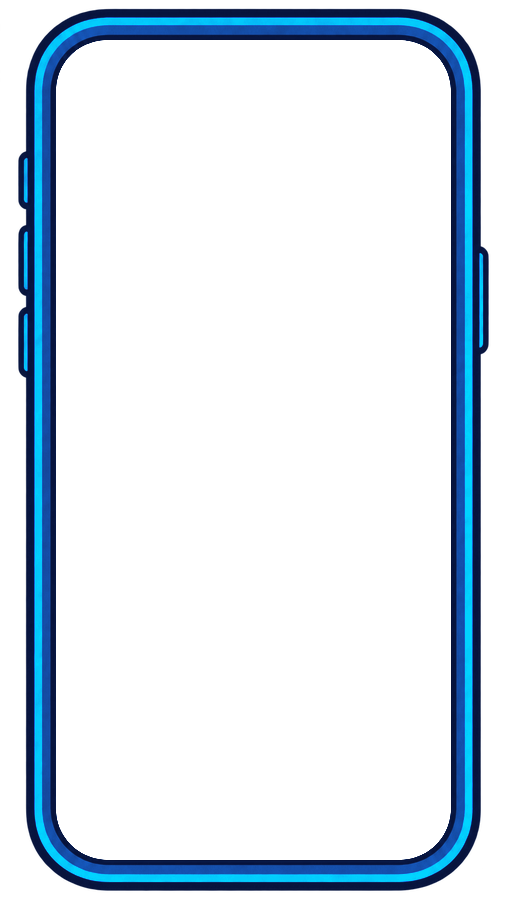
#> input picture kit-video/assets/desenhos/celular.png, 507 x 900 px
$ python limpar-enfeites.py ../assets/desenhos/celular.png
#> lines starting #> are read from the running program, lines starting #| are printed output that depends on the picture; after the words box and inside, x2 and y2 are one past the last pixel; in counts of white or black regions, pixels touching at a corner belong together
"""Remove enfeites soltos do PNG (faíscas, interrogações, halos) mantendo só o
personagem: pega o núcleo opaco do recorte, escolhe o maior componente conexo e
dilata essa área para preservar o antialiasing da borda.

Uso: py -3 ferramentas/limpar-enfeites.py assets/personagem/apontando.png [...]
"""

import sys
from collections import deque

from PIL import Image, ImageFilter

OPACO = 200  # alpha que já é tinta cheia
FOLGA = 24  # px de dilatação em volta do núcleo


def maior_componente(mascara, w, h):
    dados = list(mascara.getdata())
    visto = bytearray(w * h)
    melhor = []
    for inicio in range(w * h):
        if visto[inicio] or dados[inicio] == 0:
            continue
        fila = deque([inicio])
        visto[inicio] = 1
        ilha = []
        while fila:
            i = fila.popleft()
            ilha.append(i)
            x, y = i % w, i // w
            for dx, dy in ((1, 0), (-1, 0), (0, 1), (0, -1)):
                nx, ny = x + dx, y + dy
                if 0 <= nx < w and 0 <= ny < h:
                    j = ny * w + nx
                    if not visto[j] and dados[j]:
                        visto[j] = 1
                        fila.append(j)
        if len(ilha) > len(melhor):
            melhor = ilha
    saida = Image.new("L", (w, h), 0)
    px = saida.load()
    for i in melhor:
        px[i % w, i // w] = 255
    return saida


for caminho in sys.argv[1:]:
    im = Image.open(caminho).convert("RGBA")
#> im is the input picture: PIL image 507x900 RGBA; mean R, G, B, A 1.7, 13.8, 23.9, 42.2
    w, h = im.size
#> w = 507; h = 900
    nucleo = im.getchannel("A").point(lambda v: 255 if v >= OPACO else 0)
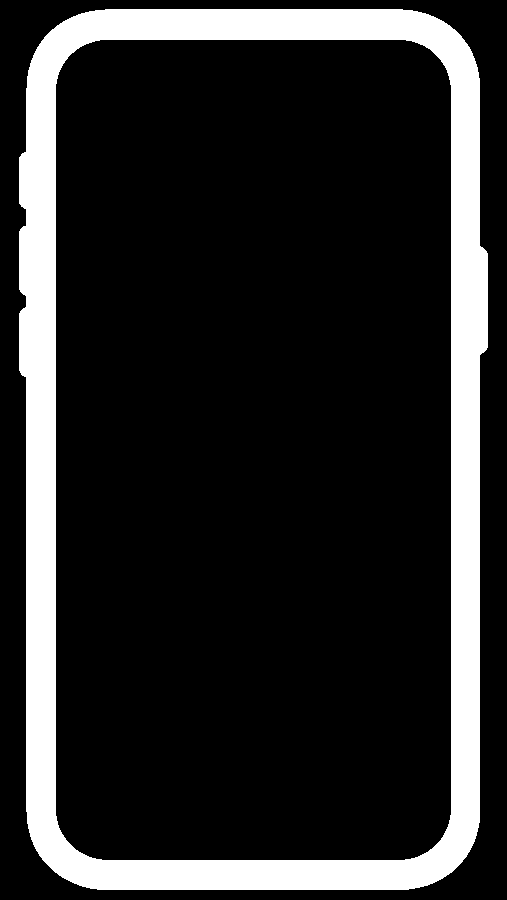
#> nucleo: PIL image 507x900 L; 16.5% white; 1 white region, box (x1, y1, x2, y2) and area: (19, 9, 488, 890) 75084
    area = maior_componente(nucleo, w, h)
#> in maior_componente, `dados = list(mascara.getdata())`: dados = 456300 items
#> after the loop in maior_componente, `for inicio in range(w * h):`: melhor = 75084 items
#> in maior_componente, `saida = Image.new("L", (w, h), 0)`: saida: PIL image 507x900 L; every value is 0
#> the loop in maior_componente, `for i in melhor:` made 75084 passes
#> i on passes 1 to 3: 4668, 4669, 5175
    area = area.filter(ImageFilter.MaxFilter(FOLGA * 2 + 1))
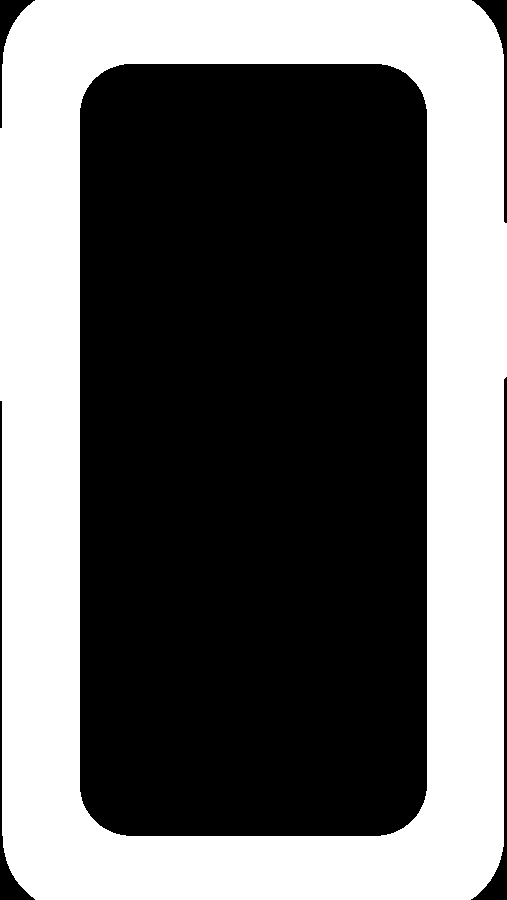
#> area: PIL image 507x900 L; 40.5% white; 1 white region, box (x1, y1, x2, y2) and area: (0, 0, 507, 900) 184661
    antes = sum(1 for v in im.getchannel("A").getdata() if v > 40)
#> antes = 76733
    im.putalpha(Image.composite(im.getchannel("A"), Image.new("L", (w, h), 0), area))
    depois = sum(1 for v in im.getchannel("A").getdata() if v > 40)
#> depois = 76733
    print(f"{caminho}: {antes}px de tinta -> {depois}px (removidos {antes - depois})")
#| ../assets/desenhos/celular.png: 76733px de tinta -> 76733px (removidos 0)
    im.save(caminho)

$ run again, on kit-video/assets/desenhos/fichario.png
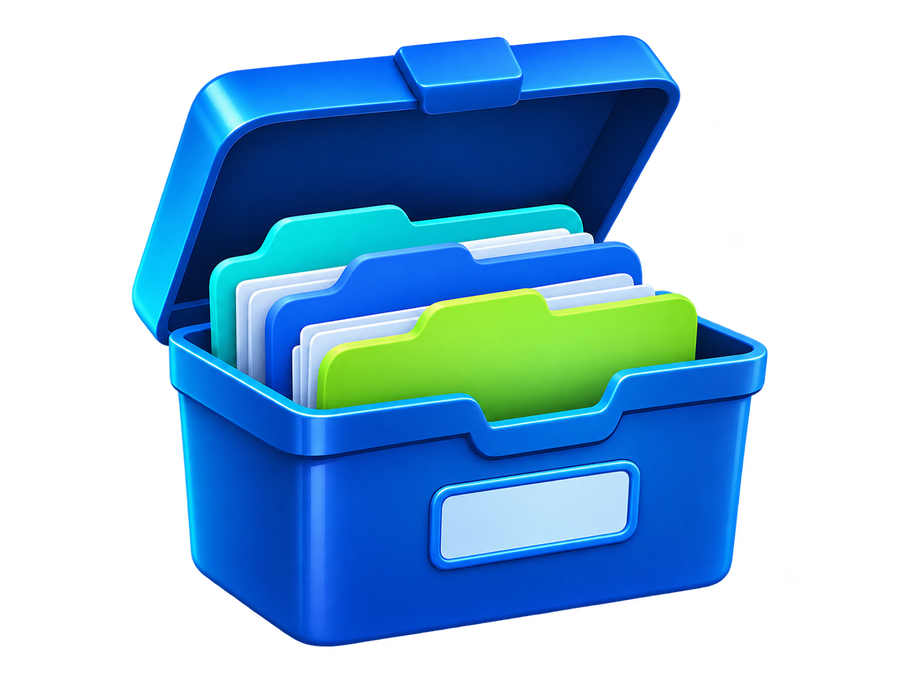
#> input picture kit-video/assets/desenhos/fichario.png, 900 x 676 px
#> im is the input picture: PIL image 900x676 RGBA; mean R, G, B, A 17.9, 57.7, 89.3, 123.2
#> `nucleo = im.getchannel("A").point(lambda v: 255 if v >= OPACO else 0)`:
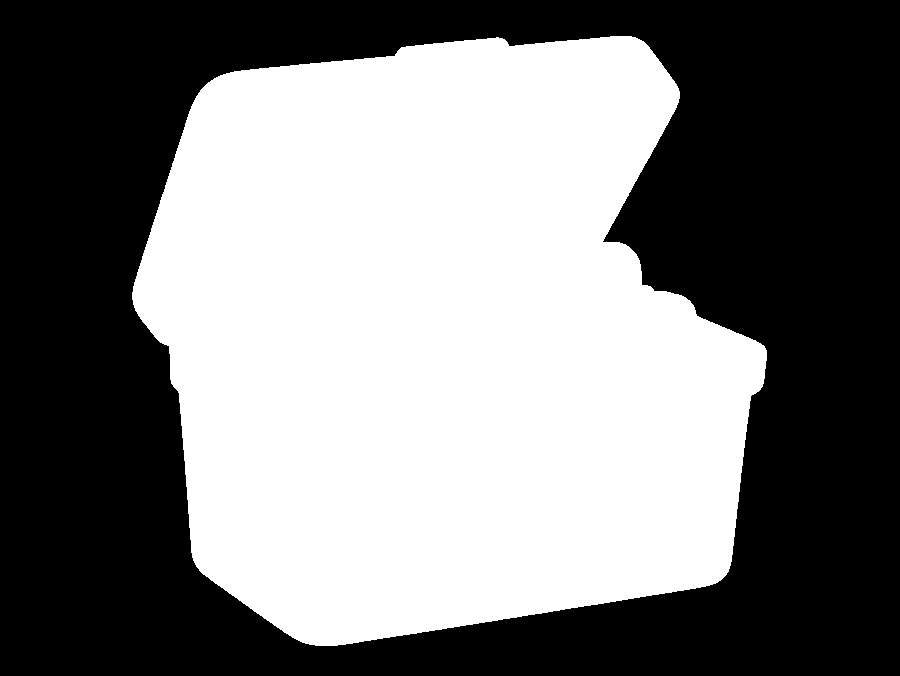
#> nucleo: PIL image 900x676 L; 48.6% white; 1 white region, box (x1, y1, x2, y2) and area: (132, 36, 767, 646) 295575
#> dados = 608400 items
#> after the loop in maior_componente, `for inicio in range(w * h):`: melhor = 295575 items
#> saida: PIL image 900x676 L; every value is 0
#> the loop in maior_componente, `for i in melhor:` made 295575 passes
#> i on passes 1 to 3: 33010, 33011, 33910
#> `area = area.filter(ImageFilter.MaxFilter(FOLGA * 2 + 1))`:
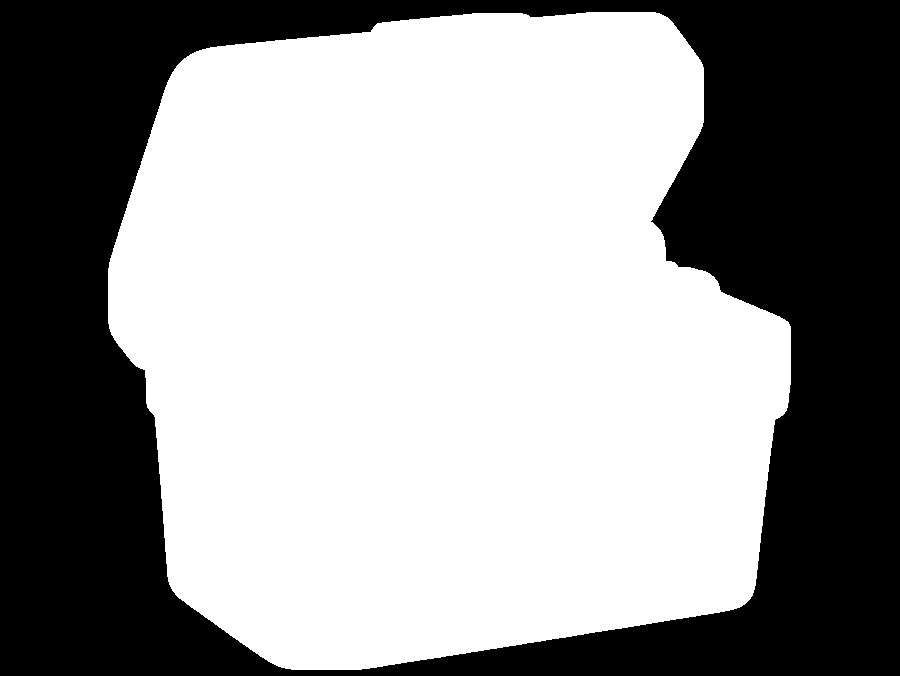
#> area: PIL image 900x676 L; 59.3% white; 1 black region, box (x1, y1, x2, y2) and area: (0, 0, 900, 676) 247351
#> antes = 297290
#| ../assets/desenhos/fichario.png: 297290px de tinta -> 297290px (removidos 0)
